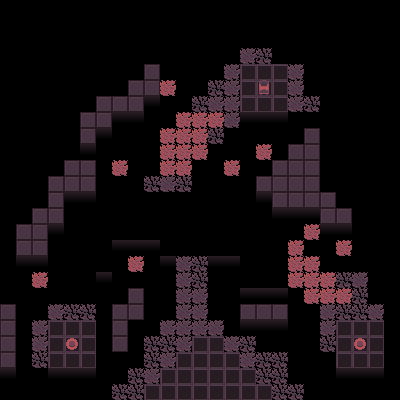

Tiled map render using the project's own tile images. Description and the map definition, with tile-layer contents summarised, below:
An orthogonal 25x25 tile map with 16x16 px tiles, 6 tile layers (Ground, StepGrid, StepGridPath, LeftButtonPath, ...).

<map version="1.2" tiledversion="1.3.4" orientation="orthogonal" renderorder="right-down" width="25" height="25" tilewidth="16" tileheight="16" infinite="0" nextlayerid="22" nextobjectid="3">
 <properties>
  <property name="Caption" value="I pause for a moment.;Has it reached its peak?|Will it stop soon?" />
  <property name="SpawnX" type="int" value="12" />
  <property name="SpawnY" type="int" value="23" />
 </properties>
 <tileset firstgid="1" source="Tileset.tsx" />
 <layer id="1" name="Ground" width="25" height="25">
  <data>[625 cells, 197 non-empty, 5 distinct tile ids]</data>
 </layer>
 <layer id="18" name="StepGrid" width="25" height="25">
  <properties>
   <property name="StepGrid" type="bool" value="true" />
  </properties>
  <data>[625 cells, 52 non-empty, 1 distinct tile ids]</data>
 </layer>
 <layer id="21" name="StepGridPath" width="25" height="25">
  <properties>
   <property name="Activated" type="bool" value="false" />
   <property name="ActivatorGrid" value="StepGrid" />
  </properties>
  <data>[625 cells, 8 non-empty, 1 distinct tile ids]</data>
 </layer>
 <layer id="19" name="LeftButtonPath" width="25" height="25">
  <properties>
   <property name="Activated" type="bool" value="false" />
   <property name="ActivatorX" type="int" value="4" />
   <property name="ActivatorY" type="int" value="21" />
  </properties>
  <data>[625 cells, 13 non-empty, 1 distinct tile ids]</data>
 </layer>
 <layer id="20" name="RightButtonPath" width="25" height="25">
  <properties>
   <property name="Activated" type="bool" value="false" />
   <property name="ActivatorX" type="int" value="22" />
   <property name="ActivatorY" type="int" value="21" />
  </properties>
  <data>[625 cells, 7 non-empty, 1 distinct tile ids]</data>
 </layer>
 <layer id="2" name="Stuff" width="25" height="25">
  <data>[625 cells, 3 non-empty, 2 distinct tile ids]</data>
 </layer>
</map>